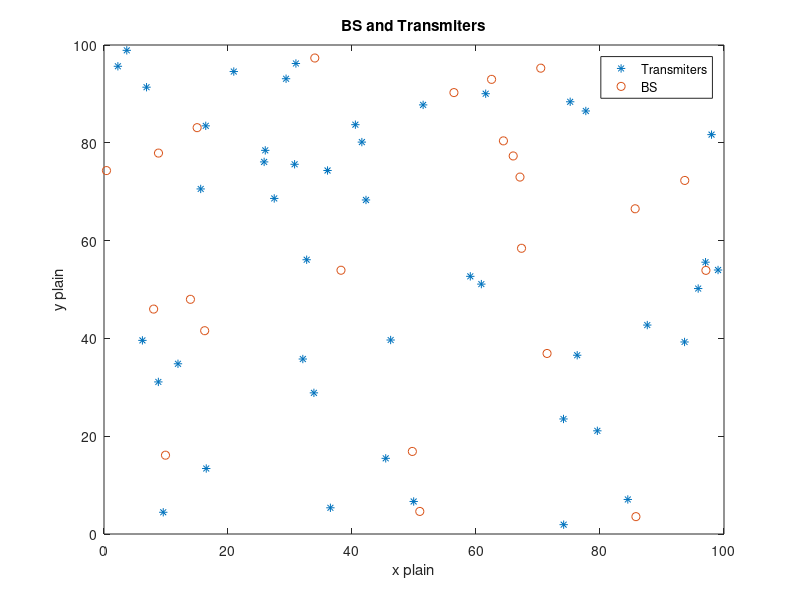

MATLAB code to generate this figure:
clear all;
clc;
close all;
lambdaTx=0.005;
lambdaBs=0.002;
axisXY=100;
numPointsTx=poissrnd(lambdaTx*axisXY.^2);
numPointsBS=poissrnd(lambdaBs*axisXY.^2);
transPoints = rand(numPointsTx, 2).*axisXY;
bsPoints = rand(numPointsBS, 2).*axisXY;


bsPoints=bsPoints(:,1)+j.*bsPoints(:,2);
transPoints=transPoints(:,1)+j.*transPoints(:,2);

xTrans=real(transPoints);
yTrans=imag(transPoints);
xBS=real(bsPoints);
yBS=imag(bsPoints);

for i=1:numPointsTx
     r_ij(i,:)=sqrt((((-axisXY./2)+mod(abs(xTrans(i)-xBS)+(axisXY./2),axisXY))).^2+(((-axisXY./2)+mod(abs(yTrans(i)-yBS)+(axisXY./2),axisXY))).^2);  
end

figure(1)
plot(xTrans, yTrans, '*');
title('BS and Transmiters')
xlabel('x plain')
ylabel('y plain')
hold on
plot(xBS, yBS, 'o');
legend('Transmiters','BS');
hold off



